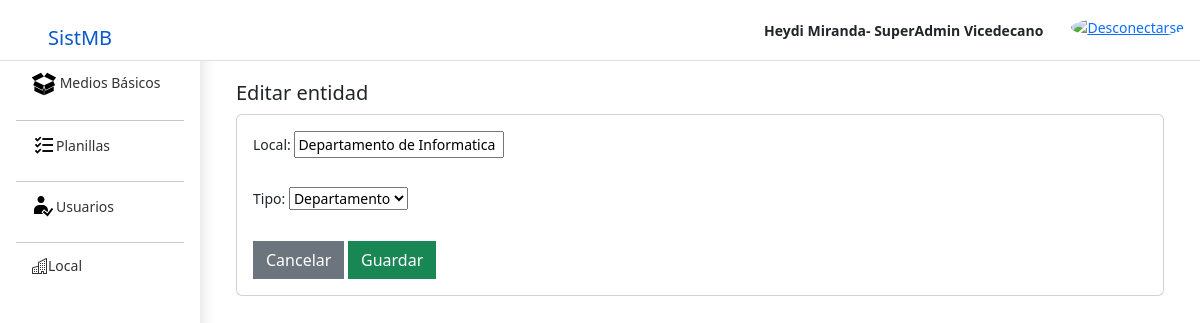
Page /local/edit/10/ (signed in) on the committed database.
### app/models.py (models this page shows, shortened)
class User(AbstractBaseUser, PermissionsMixin):
    username = models.CharField(max_length=255, unique=True, validators=[validate_username])
    name = models.CharField(max_length=255 , validators=[validate_name])
    apellidos = models.CharField(max_length=255 , validators=[validate_name])
    ci = models.CharField(max_length=11, unique=True, null=False, blank=False, validators=[validate_ci])
    tfno = models.CharField(max_length=50 , validators=[tfno_regex])
    is_active = models.BooleanField(default=True)
    is_staff = models.BooleanField(default=False)
    objects = OwnUserManager()
    USERNAME_FIELD = 'username'
    REQUIRED_FIELDS = ['name', 'apellidos', 'ci', 'tfno']
    def has_perm(self, perm, obj=None):
        return True
    @property
    def if_staff(self):
        return self.is_staff

class Local(models.Model):
    nombre = models.CharField(max_length=255)
    tipo = models.CharField(max_length=255,choices=tipo.choices)

### app/views.py (the view)
@method_decorator([JefedeArea],name='dispatch')
class localUpdateView(LoginRequiredMixin, PermissionRequiredMixin, SuccessMessageMixin, UpdateView):
    model = Local
    form_class = localForm
    template_name = 'locales/edit.html'
    success_url = reverse_lazy('local')
    success_message = "Local editado"
    permission_required = 'app.change_local'
    def get_context_data(self, **kwargs):
        context = super().get_context_data(**kwargs)
        context['title'] = 'Editar local'
        return context

### app/forms.py
class localForm(ModelForm):
    class Meta:
        model = Local
        fields = ['nombre','tipo']
        Widget = {
            'nombre' : forms.TextInput(),
            'tipo' : forms.Select()
        }

### app/decorador.py (called while the page is built)
def JefedeArea(function=None, redirect_field_name=REDIRECT_FIELD_NAME, login_url='login'):
    group = Group.objects.filter(name="Jefe de Area").first()
    actual_decorator = user_passes_test(
        lambda u: u.is_active and (group in u.groups.all()) or u.is_superuser,
        login_url=login_url,
        redirect_field_name=redirect_field_name
    )
    if function:
        return actual_decorator(function)
    return actual_decorator

### app/templatetags/grupo_tag.py (called while the page is built)
@register.filter(name='has_group')
def has_group(user, group_name):
    group = Group.objects.filter(name=group_name)
    if group:
        group = group.first()
        return group in user.groups.all()
    else:
        return False

### app/templates/locales/edit.html (shortened to what this page needs)
{% extends "base.html" %}
{% load static %}
{% block styles %}
    <link rel="stylesheet" href="{% static 'css/dashboard/dashboard.css' %}">
{% endblock styles %}
{% block content %}
    {% include "header.html" %}
    <div class="container-fluid">
        <div class="row">
            {% include "sidebar.html" %}
            <main class="col-md-9 ms-sm-auto col-lg-10 px-md-4 pb-5  scrollarea">
                <div class="container mt-3">
                    <h1 class="fs-5">Editar entidad </h1>
                </div>
                <div class="container-md">
                    <div class="card">
                        <div class="card-body">
                            <form method="post">
                            <div class="row">
                                <div class="col-12">
                                    <div class=" mb-4 position-relative">
                                        <label class="form-label">Local:</label>
                                            {{form.nombre}}
                                    </div>
                                </div>
                                <div class="col-12 col-lg-6">
                                    <div class="mb-4 position-relative">
                                        <label for="{{ form.telefonoEntidad.id_for_label }}"
                                               class="form-label">Tipo:</label>
                                               {{form.tipo}}
                                    </div>
                                </div>
                            </div>
                            <div class=" position-relative">
                                <a class="text-decoration-none" href="{% url 'local' %}">
                                    <button type="button"
                                            class="btn btn-secondary rounded-0"
                                            data-bs-dismiss="modal">Cancelar
                                    </button>
                                </a>
                                <button type="submit" class="btn btn-success rounded-0" id="btnappend">
                                    Guardar
                                </button>
                            </div>
                            </form>
                        </div>
                    </div>
                </div>
            </main>
        </div>
    </div>
{% endblock content %}

### app/templates/header.html (shortened to what this page needs)
{% load static %}
{% load grupo_tag %}
<header id="header" class="navbar sticky-top bg-white   flex-md-nowrap pe-3 py-0 align-items-center border-bottom ">
    <a class="logo  col-md-3 col-lg-2  ps-5 align-items-center fs-1 text-decoration-none" href="{% url 'principal' %}"> <span
            class="h5">SistMB</span></a>
    <div class="navbar-nav">
        <div class="nav-item text-nowrap d-flex flex-wrap align-items-center">
            <ul class="nav mb-md-0 ">
                <li>
                    <div class="p-1">
                        <span class="me-2"><strong>{{request.user.name}} {{request.user.apellidos}}-
                            {%if request.user.if_staff%}
                            SuperAdmin
                            {%endif%}
                            {%if request.user|has_group:"Vicedecano"%}
                            Vicedecano
                            {%endif%}
                        </strong></span>
                    </div>
                </li>
                <li class="ms-3">
                    <a class="" href="{% url 'logout' %}" id="logout" title="Salir">
                        <img src=" {% static  'imag/bootstrap-icons/power.svg' %}" alt="Desconectarse"
                             class="rounded-circle" width="24" height="24">
                    </a>
                </li>
            </ul>
        </div>
    </div>
</header>

### app/static/css/sidebars.css (style rules this page uses)
.scrollarea { overflow-y: auto; }

### app/static/css/dashboard/dashboard.css (style rules this page uses)
body { font-size: .875rem; }

### rows in the picture
User: user.name "Heydi", user.apellidos "Miranda"
Local: nombre "Departamento de Informatica", tipo "Departamento"
